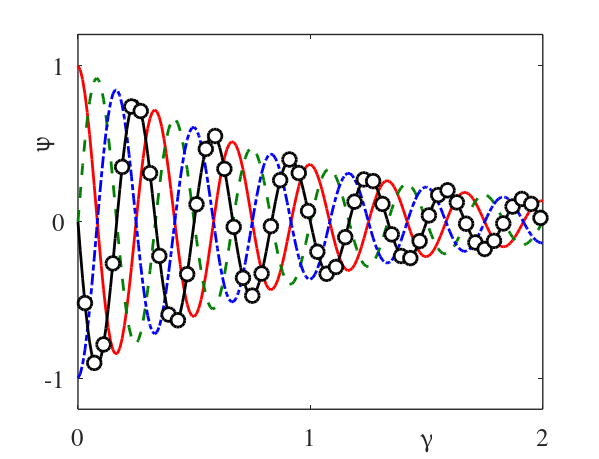

Here is the MATLAB script that generated this plot:
x=[0:.01:2];
y1= exp(-x).*cos(6*pi*x);
y2= exp(-x).*sin(6*pi*x);
y3=-exp(-x).*cos(6*pi*x);
y4=-exp(-x).*sin(6*pi*x);

figure(1)
%% set figure position and size:
set(gcf,'position',[160 280 600 460])
%% keep position and size when printing:
set(gcf,'PaperPositionMode','auto')
%% set fonts and frame:
set(gca,'Fontn','Times','FontSize',18,'linewidth',1)
%% to plot several curves on top of each other:
hold on
%% plot curves:
plot(x,y1,'-' ,'color','r'     ,'linewidth',2)
plot(x,y2,'--','color',[0 .5 0],'linewidth',2) % [0 .5 0] is dark green in rgb
plot(x,y3,'-.','color',[0  0 1],'linewidth',2) % [0 0 1] is light blue in rgb
plot(x,y4,'-','color','k','linewidth',2,'markersize',8,'markerfacecolor','w')
plot(x(4:4:end),y4(4:4:end),'o','color','k','linewidth',2,'markersize',10,'markerfacecolor','w')
%% log scale along x:
%set(gca,'xsca','log')
%% set axes limits [xmin xmax ymin ymax]:
axis([0 2 -1.2 1.2])
%% x-axis ticks:
set(gca,'xtick',[0 1 2])
%% y-axis ticks:
set(gca,'ytick',[-1 0 1])
%% x and y labels:
xlabel('\gamma','position',[1.5 -1.35])
ylabel('\psi','position',[-.1 .5])
%%
box on
%% For a vectorial figure (for latex):
print -deps2c figure_name.eps
%% For an image figure at resolution 300 pixels/inch (for word):
%print -dpng -r300 figure_name.png